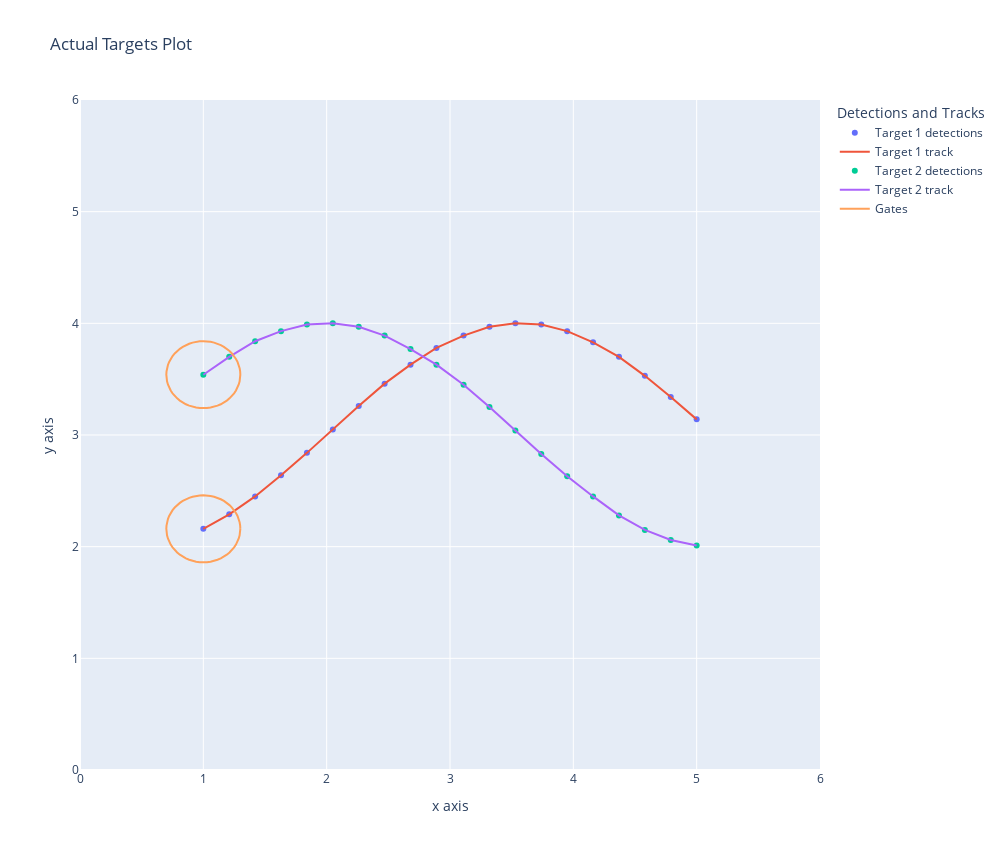

Here is the notebook cell this chart was saved with:
### Code cell
# Initialize graph object
    G = nx.DiGraph()
    
    # Gating size
    buffer_size = 0.2
    
    # Initialize data container for gating detections
    gating = []
    
    # Gating area for plotting
    circumference_record = []
    
    # Now, iterate through the detections and update local hypothesis based on shortest distance
    for time_, j in enumerate(zip(target_0, target_1)):
        if time_ == 0:
            G.add_node(0, loc=j[0].tolist())
            gater_0 = Point(j[0].tolist()).buffer(buffer_size)
            gating.append((0, gater_0))
            
            G.add_node(1, loc=j[1].tolist())
            gater_1 = Point(j[1].tolist()).buffer(buffer_size)
            gating.append((1, gater_1))
            

        elif time_ < 2:
            # First detected target
            G.add_node(len(G.nodes), loc=j[0])
            detection_0 = Point(j[0].tolist())
            gater_0 = detection_0.buffer(buffer_size)
            for i in gating[-2:]:
                if i[1].contains(detection_0):
                    G.add_edge(i[0], len(G.nodes) - 1, weight=1,)

            # Second detected target
            G.add_node(len(G.nodes), loc=j[1])
            detection_1 = Point(j[1].tolist())
            gater_1 = detection_1.buffer(buffer_size)
            for i in gating[-2:]:
                if i[1].contains(detection_1):
                    G.add_edge(i[0], len(G.nodes) - 1, weight=1,)
            
            gating.append((len(G.nodes) - 2, gater_0))
            gating.append((len(G.nodes) - 1, gater_1))

            for i in gating[-2:]:
                circumference = list(i[1].exterior.coords)
                circumference.append([None, None])
                circumference_record.append(circumference)
            

    nx.draw(G, with_labels = True)
    plot_paths(target_0, target_1, circumference_record)

# print(target_0)

### Figure 1 — Plotly figure (JSON) as saved in the notebook; plotly's stock layout.template omitted (floating-point values rounded to 4 significant figures; data arrays with more than 128 entries replaced by an {"elided": "..."} marker saying what was removed)
{"data": [{"mode": "markers", "name": "Target 1 detections", "type": "scatter", "x": [1, 1.21, 1.42, 1.63, 1.84, 2.05, 2.26, 2.47, 2.68, 2.89, 3.11, 3.32, 3.53, 3.74, 3.95, 4.16, 4.37, 4.58, 4.79, 5], "y": [2.16, 2.29, 2.45, 2.64, 2.84, 3.05, 3.26, 3.46, 3.63, 3.78, 3.89, 3.97, 4, 3.99, 3.93, 3.83, 3.7, 3.53, 3.34, 3.14]}, {"mode": "lines", "name": "Target 1 track", "type": "scatter", "x": [1, 1.21, 1.42, 1.63, 1.84, 2.05, 2.26, 2.47, 2.68, 2.89, 3.11, 3.32, 3.53, 3.74, 3.95, 4.16, 4.37, 4.58, 4.79, 5], "y": [2.16, 2.29, 2.45, 2.64, 2.84, 3.05, 3.26, 3.46, 3.63, 3.78, 3.89, 3.97, 4, 3.99, 3.93, 3.83, 3.7, 3.53, 3.34, 3.14]}, {"mode": "markers", "name": "Target 2 detections", "type": "scatter", "x": [1, 1.21, 1.42, 1.63, 1.84, 2.05, 2.26, 2.47, 2.68, 2.89, 3.11, 3.32, 3.53, 3.74, 3.95, 4.16, 4.37, 4.58, 4.79, 5], "y": [3.54, 3.7, 3.84, 3.93, 3.99, 4, 3.97, 3.89, 3.77, 3.63, 3.45, 3.25, 3.04, 2.83, 2.63, 2.45, 2.28, 2.15, 2.06, 2.01]}, {"mode": "lines", "name": "Target 2 track", "type": "scatter", "x": [1, 1.21, 1.42, 1.63, 1.84, 2.05, 2.26, 2.47, 2.68, 2.89, 3.11, 3.32, 3.53, 3.74, 3.95, 4.16, 4.37, 4.58, 4.79, 5], "y": [3.54, 3.7, 3.84, 3.93, 3.99, 4, 3.97, 3.89, 3.77, 3.63, 3.45, 3.25, 3.04, 2.83, 2.63, 2.45, 2.28, 2.15, 2.06, 2.01]}, {"mode": "lines", "name": "Gates", "type": "scatter", "x": {"elided": "132 float values"}, "y": {"elided": "132 float values"}}], "layout": {"height": 850, "legend": {"title": {"text": "Detections and Tracks"}}, "title": {"text": "Actual Targets Plot"}, "width": 1000, "xaxis": {"range": [0, 6], "title": {"text": "x axis"}}, "yaxis": {"range": [0, 6], "title": {"text": "y axis"}}}}
